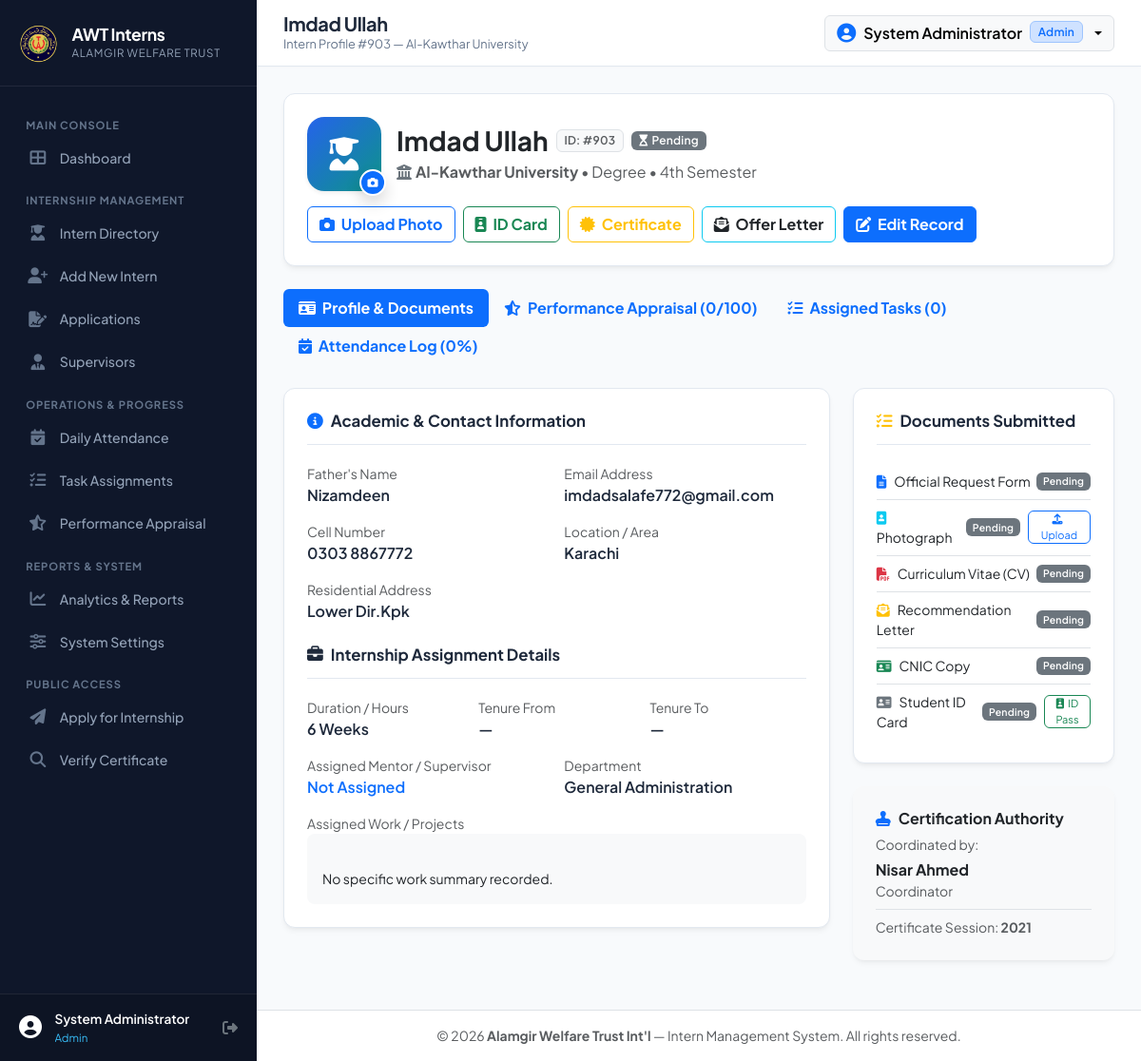
Page /admin/intern_view.php?id=903 (signed in) on the committed database.
### tables this page shows
CREATE TABLE `interns` (
    `id` INT AUTO_INCREMENT PRIMARY KEY,
    `user_id` INT NULL,
    `sname` VARCHAR(200) NOT NULL,
    `Father_name` VARCHAR(200) NULL,
    `Cellnumber` VARCHAR(100) NULL,
    `Email` VARCHAR(150) NULL,
    `Address` TEXT NULL,
    `sInstitute` VARCHAR(200) NULL,
    `Degree` VARCHAR(150) NULL,
    `sterm` VARCHAR(100) NULL,
    `Location` VARCHAR(150) NULL,
    `ERPNO` VARCHAR(100) NULL,
    
     
    `iyear` VARCHAR(20) NULL,
    `Summer` TINYINT(1) NOT NULL DEFAULT 0,
    `Hours` VARCHAR(100) NULL,
    `dateassignfrom` DATETIME NULL,
    `dateassignto` DATETIME NULL,
    `dateprefferedfrom` DATETIME NULL,
    `dateprefferedto` DATETIME NULL,
    `DateofInternship` DATETIME NULL,
    `Dateofentry` DATETIME NULL,
    `Date_of_Submission` DATETIME NULL,
    
     
    `GroupName` INT NULL,
    `GroupTime` VARCHAR(100) NULL,
    `GroupN` VARCHAR(100) NULL,
    
     
    `confirmed` TINYINT(1) NOT NULL DEFAULT 0,
    `Waiting` TINYINT(1) NOT NULL DEFAULT 0,
    `status` ENUM('pending', 'confirmed', 'waiting', 'active', 'completed', 'terminated') NOT NULL DEFAULT 'pending',
    
     
    `Organizationname` VARCHAR(200) DEFAULT 'Alamgir Welfare Trust Int''l',
    `Department` VARCHAR(150) NULL,
    `Supervisor` VARCHAR(150) NULL,
    `supervisor_id` INT NULL,
    `Mentor` VARCHAR(150) NULL,
    `Designationanddepartment` VARCHAR(200) NULL,
    `HRperson` VARCHAR(150) DEFAULT 'Nisar Ahmed',
    `HRdesignation` VARCHAR(150) DEFAULT 'Coordinator',
    
     
    `Request_Form` TINYINT(1) NOT NULL DEFAULT 0,
    `Photograph` TINYINT(1) NOT NULL DEFAULT 0,
    `CV` TINYINT(1) NOT NULL DEFAULT 0,
    `Recommendation_Letter` TINYINT(1) NOT NULL DEFAULT 0,
    `CNIC_copy` TINYINT(1) NOT NULL DEFAULT 0,
    `Student_ID` TINYINT(1) NOT NULL DEFAULT 0,
    `photo` VARCHAR(255) NULL,
    
     
    `punctuality` INT DEFAULT 0,
    `regularity` INT DEFAULT 0,
    `productivity` INT DEFAULT 0,
    `relationship_with_others` INT DEFAULT 0,
    `Initiative` INT DEFAULT 0,
    `Maturity` INT DEFAULT 0,
    `Confidence` INT DEFAULT 0,
    `Analytical_ability` INT DEFAULT 0,
    `abilityhardword` INT DEFAULT 0,
    `knowledge` INT DEFAULT 0,
    `total_score` INT GENERATED ALWAYS AS (
        `punctuality` + `regularity` + `productivity` + `relationship_with_others` +
        `Initiative` + `Maturity` + `Confidence` + `Analytical_ability` +
        `abilityhardword` + `knowledge`
    ) STORED,
    
     
    `Assignedwork` TEXT NULL,
    `comments` TEXT NULL,
    `Assignment1` TINYINT(1) NOT NULL DEFAULT 0,
    `Assignment2` TINYINT(1) NOT NULL DEFAULT 0,
    `Assignment3` TINYINT(1) NOT NULL DEFAULT 0,
    `Assignment4` TINYINT(1) NOT NULL DEFAULT 0,
    `Assignment5` TINYINT(1) NOT NULL DEFAULT 0,
    `Assignments` TEXT NULL,
    `Remarks` TEXT NULL,
    `Certificate_Period_Detail` VARCHAR(255) NULL,
    
     
    `created_at` TIMESTAMP DEFAULT CURRENT_TIMESTAMP,
    `updated_at` TIMESTAMP DEFAULT CURRENT_TIMESTAMP ON UPDATE CURRENT_TIMESTAMP,
    
    INDEX `idx_intern_institute` (`sInstitute`),
    INDEX `idx_intern_year` (`iyear`),
    INDEX `idx_intern_status` (`status`),
    INDEX `idx_intern_confirmed` (`confirmed`),
    INDEX `idx_intern_waiting` (`Waiting`),
    INDEX `idx_intern_dept` (`Department`),
    CONSTRAINT `fk_intern_user` FOREIGN KEY (`user_id`) REFERENCES `users` (`id`) ON DELETE SET NULL,
    CONSTRAINT `fk_intern_supervisor` FOREIGN KEY (`supervisor_id`) REFERENCES `supervisors` (`id`) ON DELETE SET NULL
);

### admin/intern_view.php (the view, shortened to what the rows shown need)
<?php
require_once __DIR__ . '/../config/database.php';
require_once __DIR__ . '/../config/auth.php';
require_once __DIR__ . '/../config/helpers.php';
$id = (int)($_GET['id'] ?? 0);
$intern = db_fetch_one("
    SELECT i.*, s.name AS supervisor_name, s.department AS supervisor_dept
    FROM interns i
    LEFT JOIN supervisors s ON i.supervisor_id = s.id
    WHERE i.id = ?
", [$id]);
$pageTitle = e($intern['sname']);
$pageSubtitle = "Intern Profile #{$id} — " . e($intern['sInstitute']);
$criteria = [
    'Punctuality'               => (int)($intern['punctuality'] ?? 0),
    'Regularity'                => (int)($intern['regularity'] ?? 0),
    'Productivity'              => (int)($intern['productivity'] ?? 0),
    'Relationship with Others'  => (int)($intern['relationship_with_others'] ?? 0),
    'Initiative'                => (int)($intern['Initiative'] ?? 0),
    'Maturity'                  => (int)($intern['Maturity'] ?? 0),
    'Confidence'                => (int)($intern['Confidence'] ?? 0),
    'Analytical Ability'        => (int)($intern['Analytical_ability'] ?? 0),
    'Hard Work & Dedication'    => (int)($intern['abilityhardword'] ?? 0),
    'Subject Knowledge'         => (int)($intern['knowledge'] ?? 0),
];
$totalScore = array_sum($criteria);
require_once __DIR__ . '/../includes/header.php';
?>
<div class="awt-card mb-4 bg-white">
    <div class="row align-items-center g-3">
        <div class="col">
            <div class="d-flex align-items-center gap-2 flex-wrap mb-1">
                <h3 class="fw-bold mb-0 text-dark"><?= e($intern['sname']); ?></h3>
                <span class="badge bg-light text-muted border">ID: #<?= $intern['id']; ?></span>
                <?= status_badge($intern['status']); ?>
            </div>
            <p class="text-muted mb-0">
                <i class="fas fa-university me-1 text-secondary"></i><strong><?= e($intern['sInstitute'] ?: 'Institution Not Listed'); ?></strong> &bull;
                <span><?= e($intern['Degree'] ?: 'Degree N/A'); ?></span>
                <?php if (!empty($intern['sterm'])): ?> &bull; <span><?= e($intern['sterm']); ?></span><?php endif; ?>
            </p>
        </div>
    </div>
</div>
<ul class="nav nav-pills mb-4" id="profileTabs" role="tablist">
    <li class="nav-item" role="presentation">
        <button class="nav-link fw-bold" id="appraisal-tab" data-bs-toggle="pill" data-bs-target="#tab-appraisal" type="button">
            <i class="fas fa-star-half-alt me-1"></i> Performance Appraisal (<?= $totalScore; ?>/100)
        </button>
    </li>
</ul>
<div class="tab-content" id="profileTabsContent">
    <div class="tab-pane fade show active" id="tab-overview">
        <div class="row g-4">
            <div class="col-lg-8">
                <div class="awt-card">
                    <div class="row g-3">
                        <div class="col-sm-6">
                            <label class="text-muted small d-block">Father's Name</label>
                            <span class="fw-semibold"><?= e($intern['Father_name'] ?: '—'); ?></span>
                        </div>
                        <div class="col-sm-6">
                            <label class="text-muted small d-block">Email Address</label>
                            <span class="fw-semibold"><?= e($intern['Email'] ?: '—'); ?></span>
                        </div>
                        <div class="col-sm-6">
                            <label class="text-muted small d-block">Cell Number</label>
                            <span class="fw-semibold"><?= e($intern['Cellnumber'] ?: '—'); ?></span>
                        </div>
                        <div class="col-sm-6">
                            <label class="text-muted small d-block">Location / Area</label>
                            <span class="fw-semibold"><?= e($intern['Location'] ?: 'Karachi'); ?></span>
                        </div>
                        <div class="col-12">
                            <label class="text-muted small d-block">Residential Address</label>
                            <span class="fw-semibold"><?= e($intern['Address'] ?: '—'); ?></span>
                        </div>
                    </div>
                    <div class="row g-3">
                        <div class="col-sm-4">
                            <label class="text-muted small d-block">Duration / Hours</label>
                            <span class="fw-semibold"><?= e($intern['Hours'] ?: '6 Weeks'); ?></span>
                        </div>
                        <div class="col-sm-4">
                            <label class="text-muted small d-block">Tenure From</label>
                            <span class="fw-semibold"><?= format_date($intern['dateassignfrom']); ?></span>
                        </div>
                        <div class="col-sm-4">
                            <label class="text-muted small d-block">Tenure To</label>
                            <span class="fw-semibold"><?= format_date($intern['dateassignto']); ?></span>
                        </div>
                        <div class="col-sm-6">
                            <label class="text-muted small d-block">Department</label>
                            <span class="fw-semibold"><?= e($intern['Department'] ?: 'General Administration'); ?></span>
                        </div>
                        <div class="col-12">
                            <label class="text-muted small d-block">Assigned Work / Projects</label>
                            <div class="p-3 bg-light rounded-3 text-dark small" style="white-space:pre-line;">
                                <?= e($intern['Assignedwork'] ?: 'No specific work summary recorded.'); ?>
                            </div>
                        </div>
                    </div>
                </div>
            </div>
            <div class="col-lg-4">
                <div class="awt-card bg-light border-0">
                    <h6 class="fw-bold mb-2 text-dark"><i class="fas fa-stamp text-primary me-2"></i>Certification Authority</h6>
                    <p class="small text-muted mb-1">Coordinated by:</p>
                    <div class="fw-bold text-dark"><?= e($intern['HRperson'] ?: 'Nisar Ahmed'); ?></div>
                    <div class="small text-muted mb-2"><?= e($intern['HRdesignation'] ?: 'Coordinator'); ?></div>
                    <div class="border-top pt-2 mt-2 small text-muted">
                        Certificate Session: <strong><?= e($intern['iyear'] ?: date('Y')); ?></strong>
                    </div>
                </div>
            </div>
        </div>
    </div>
</div>
<?php require_once __DIR__ . '/../includes/footer.php'; ?>

### includes/header.php (shortened to what the rows shown need)
<?php
require_once __DIR__ . '/../config/database.php';
require_once __DIR__ . '/../config/auth.php';
require_once __DIR__ . '/../config/helpers.php';
$baseUrl = get_base_url();
$pageTitle = $pageTitle ?? 'Dashboard';
$pageSubtitle = $pageSubtitle ?? '';
?>
<!DOCTYPE html>
<html lang="en">
<head>
    <link href="https://cdn.jsdelivr.net/npm/bootstrap@5.3.3/dist/css/bootstrap.min.css" rel="stylesheet">
    <link href="https://cdnjs.cloudflare.com/ajax/libs/font-awesome/6.5.1/css/all.min.css" rel="stylesheet">
    <link href="<?= $baseUrl; ?>assets/css/style.css" rel="stylesheet">
    <link href="<?= $baseUrl; ?>assets/css/certificate.css" rel="stylesheet">
</head>
<body>
<div class="app-wrapper">
    <div class="app-main">
        <header class="app-topbar">
            <div class="topbar-left">
                <div>
                    <h1 class="page-title"><?= e($pageTitle); ?></h1>
                    <?php if (!empty($pageSubtitle)): ?>
                        <p class="page-breadcrumb mb-0"><?= e($pageSubtitle); ?></p>
                    <?php endif; ?>
                </div>
            </div>
        </header>
        <main class="app-content">

### config/helpers.php (shortened to what the rows shown need)
<?php
function e(?string $string): string {
    return htmlspecialchars($string ?? '', ENT_QUOTES | ENT_SUBSTITUTE, 'UTF-8');
}
function format_date(?string $date, string $format = 'M d, Y'): string {
    if (empty($date) || $date === '0000-00-00' || $date === '0000-00-00 00:00:00') {
        return '—';
    }
}
function status_badge(string $status): string {
    $clean = strtolower(trim($status));
    $map = [
        'confirmed'  => ['bg' => 'success',   'icon' => 'fa-check',         'text' => 'Confirmed'],
        'completed'  => ['bg' => 'primary',   'icon' => 'fa-graduation-cap','text' => 'Completed'],
        'active'     => ['bg' => 'info',      'icon' => 'fa-user-check',    'text' => 'Active'],
        'waiting'    => ['bg' => 'warning',   'icon' => 'fa-clock',         'text' => 'Waiting List'],
        'pending'    => ['bg' => 'secondary', 'icon' => 'fa-hourglass-start','text' => 'Pending'],
        'terminated' => ['bg' => 'danger',    'icon' => 'fa-ban',           'text' => 'Terminated'],
        'present'    => ['bg' => 'success',   'icon' => 'fa-check',         'text' => 'Present'],
        'absent'     => ['bg' => 'danger',    'icon' => 'fa-times',         'text' => 'Absent'],
        'leave'      => ['bg' => 'warning',   'icon' => 'fa-umbrella-beach','text' => 'Leave'],
        'late'       => ['bg' => 'secondary', 'icon' => 'fa-clock',         'text' => 'Late'],
    ];
    $cfg = $map[$clean] ?? ['bg' => 'secondary', 'icon' => 'fa-circle', 'text' => ucfirst($clean)];
    return "<span class='badge bg-{$cfg['bg']} px-2 py-1'><i class='fas {$cfg['icon']} me-1'></i>{$cfg['text']}</span>";
}
    ?>

### rows in the picture
interns: sInstitute "Intern Profile #903 — Al-Kawthar University", sname "Imdad Ullah", id "903", status "Pending", sInstitute "Al-Kawthar University", Degree "Degree", sterm "4th Semester", knowledge "0", Father_name "Nizamdeen", Email "imdadsalafe772@gmail.com", Cellnumber "0303 8867772", Location "Karachi", Address "Lower Dir.Kpk", Hours "6 Weeks", dateassignfrom "—", dateassignto "—", Department "General Administration", Assignedwork "No specific work summary recorded.", HRperson "Nisar Ahmed", HRdesignation "Coordinator"

### other values in the picture
$currentUser['name'] "System Administrator"
$currentUser['role'] "Admin"
$pageTitle "Imdad Ullah"
count($tasks) "0"
$attendanceRate "0"
$intern['Mentor'] ?: ($intern['supervisor_name'] ?: 'Not Assigned') "Not Assigned"
